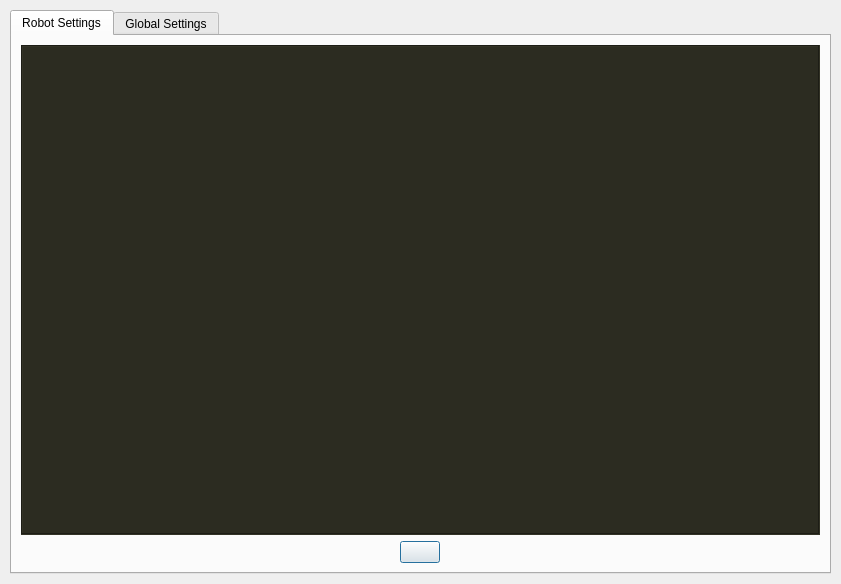
<?xml version="1.0" encoding="UTF-8"?>
<ui version="4.0">
 <class>setup_dialog</class>
 <widget class="QWidget" name="setup_dialog">
  <property name="windowModality">
   <enum>Qt::WindowModal</enum>
  </property>
  <property name="geometry">
   <rect>
    <x>0</x>
    <y>0</y>
    <width>841</width>
    <height>584</height>
   </rect>
  </property>
  <property name="sizePolicy">
   <sizepolicy hsizetype="Preferred" vsizetype="Preferred">
    <horstretch>0</horstretch>
    <verstretch>0</verstretch>
   </sizepolicy>
  </property>
  <property name="minimumSize">
   <size>
    <width>0</width>
    <height>0</height>
   </size>
  </property>
  <property name="windowTitle">
   <string>Setup Virtual Robot Environment</string>
  </property>
  <layout class="QGridLayout" name="gridLayout">
   <property name="sizeConstraint">
    <enum>QLayout::SetNoConstraint</enum>
   </property>
   <property name="leftMargin">
    <number>10</number>
   </property>
   <property name="topMargin">
    <number>10</number>
   </property>
   <property name="rightMargin">
    <number>10</number>
   </property>
   <property name="bottomMargin">
    <number>10</number>
   </property>
   <property name="spacing">
    <number>10</number>
   </property>
   <item row="0" column="0">
    <layout class="QGridLayout" name="gridLayout_3">
     <item row="0" column="0">
      <widget class="QTabWidget" name="tabWidget">
       <property name="currentIndex">
        <number>0</number>
       </property>
       <widget class="QWidget" name="tab_1">
        <attribute name="title">
         <string>Robot Settings</string>
        </attribute>
        <layout class="QGridLayout" name="gridLayout_2">
         <item row="0" column="0">
          <layout class="QVBoxLayout" name="verticalLayout_3">
           <item>
            <widget class="QListWidget" name="robot_list_widget">
             <property name="maximumSize">
              <size>
               <width>800</width>
               <height>16777215</height>
              </size>
             </property>
             <property name="styleSheet">
              <string notr="true">background-color: rgb(44, 44, 33);</string>
             </property>
             <property name="frameShape">
              <enum>QFrame::Box</enum>
             </property>
             <property name="frameShadow">
              <enum>QFrame::Sunken</enum>
             </property>
             <property name="dragDropOverwriteMode">
              <bool>true</bool>
             </property>
             <property name="dragDropMode">
              <enum>QAbstractItemView::DragOnly</enum>
             </property>
             <property name="movement">
              <enum>QListView::Free</enum>
             </property>
             <property name="resizeMode">
              <enum>QListView::Adjust</enum>
             </property>
            </widget>
           </item>
           <item>
            <layout class="QHBoxLayout" name="buttom_layout">
             <property name="sizeConstraint">
              <enum>QLayout::SetNoConstraint</enum>
             </property>
             <item>
              <widget class="QPushButton" name="new_button">
               <property name="sizePolicy">
                <sizepolicy hsizetype="Preferred" vsizetype="Preferred">
                 <horstretch>0</horstretch>
                 <verstretch>0</verstretch>
                </sizepolicy>
               </property>
               <property name="maximumSize">
                <size>
                 <width>40</width>
                 <height>40</height>
                </size>
               </property>
               <property name="tabletTracking">
                <bool>false</bool>
               </property>
               <property name="focusPolicy">
                <enum>Qt::ClickFocus</enum>
               </property>
               <property name="contextMenuPolicy">
                <enum>Qt::NoContextMenu</enum>
               </property>
               <property name="layoutDirection">
                <enum>Qt::LeftToRight</enum>
               </property>
               <property name="text">
                <string/>
               </property>
               <property name="icon">
                <iconset>
                 <normaloff>../resource/icons/newrobot.png</normaloff>../resource/icons/newrobot.png</iconset>
               </property>
               <property name="iconSize">
                <size>
                 <width>40</width>
                 <height>40</height>
                </size>
               </property>
               <property name="autoRepeatDelay">
                <number>300</number>
               </property>
               <property name="autoDefault">
                <bool>true</bool>
               </property>
               <property name="default">
                <bool>true</bool>
               </property>
               <property name="flat">
                <bool>false</bool>
               </property>
              </widget>
             </item>
            </layout>
           </item>
          </layout>
         </item>
        </layout>
       </widget>
       <widget class="QWidget" name="tab_3">
        <attribute name="title">
         <string>Global Settings</string>
        </attribute>
        <widget class="QGroupBox" name="groupBox">
         <property name="geometry">
          <rect>
           <x>10</x>
           <y>10</y>
           <width>321</width>
           <height>81</height>
          </rect>
         </property>
         <property name="title">
          <string>Joystick Type</string>
         </property>
         <widget class="QWidget" name="layoutWidget">
          <property name="geometry">
           <rect>
            <x>10</x>
            <y>30</y>
            <width>301</width>
            <height>41</height>
           </rect>
          </property>
          <layout class="QHBoxLayout" name="horizontalLayout_5">
           <item>
            <widget class="QRadioButton" name="logitech_joy_radio">
             <property name="text">
              <string>LOGITECH</string>
             </property>
             <property name="checked">
              <bool>true</bool>
             </property>
            </widget>
           </item>
           <item>
            <widget class="QRadioButton" name="xbox_joy_radio">
             <property name="text">
              <string>XBOX</string>
             </property>
            </widget>
           </item>
           <item>
            <widget class="QRadioButton" name="joy_off_radio">
             <property name="text">
              <string>OFF</string>
             </property>
            </widget>
           </item>
          </layout>
         </widget>
        </widget>
        <widget class="QGroupBox" name="groupBox_2">
         <property name="geometry">
          <rect>
           <x>340</x>
           <y>10</y>
           <width>181</width>
           <height>81</height>
          </rect>
         </property>
         <property name="title">
          <string>Victim Detection</string>
         </property>
         <widget class="QWidget" name="layoutWidget_2">
          <property name="geometry">
           <rect>
            <x>10</x>
            <y>30</y>
            <width>161</width>
            <height>41</height>
           </rect>
          </property>
          <layout class="QHBoxLayout" name="horizontalLayout_6">
           <item>
            <widget class="QRadioButton" name="victim_on_radio">
             <property name="text">
              <string>ON</string>
             </property>
             <property name="checked">
              <bool>true</bool>
             </property>
            </widget>
           </item>
           <item>
            <widget class="QRadioButton" name="victim_off_radio">
             <property name="text">
              <string>OFF</string>
             </property>
            </widget>
           </item>
          </layout>
         </widget>
        </widget>
        <widget class="QGroupBox" name="groupBox_3">
         <property name="geometry">
          <rect>
           <x>530</x>
           <y>10</y>
           <width>271</width>
           <height>81</height>
          </rect>
         </property>
         <property name="title">
          <string>Navigation Method</string>
         </property>
         <widget class="QWidget" name="layoutWidget_3">
          <property name="geometry">
           <rect>
            <x>10</x>
            <y>30</y>
            <width>251</width>
            <height>41</height>
           </rect>
          </property>
          <layout class="QHBoxLayout" name="horizontalLayout_7">
           <item>
            <widget class="QRadioButton" name="nav_teb_radio">
             <property name="text">
              <string>Teb</string>
             </property>
             <property name="checked">
              <bool>true</bool>
             </property>
            </widget>
           </item>
           <item>
            <widget class="QRadioButton" name="nav_fn_radio">
             <property name="text">
              <string>NavFn</string>
             </property>
            </widget>
           </item>
          </layout>
         </widget>
        </widget>
        <widget class="QGroupBox" name="groupBox_4">
         <property name="geometry">
          <rect>
           <x>10</x>
           <y>100</y>
           <width>511</width>
           <height>81</height>
          </rect>
         </property>
         <property name="title">
          <string>Exploration Method</string>
         </property>
         <widget class="QWidget" name="layoutWidget_4">
          <property name="geometry">
           <rect>
            <x>10</x>
            <y>30</y>
            <width>491</width>
            <height>41</height>
           </rect>
          </property>
          <layout class="QHBoxLayout" name="horizontalLayout_8">
           <item>
            <widget class="QRadioButton" name="explore_lite_radio">
             <property name="text">
              <string>Explore Lite</string>
             </property>
             <property name="checked">
              <bool>true</bool>
             </property>
            </widget>
           </item>
           <item>
            <widget class="QRadioButton" name="frontier_explore_radio">
             <property name="text">
              <string>Frontier Base</string>
             </property>
            </widget>
           </item>
           <item>
            <widget class="QRadioButton" name="random_walk_radio">
             <property name="text">
              <string>Random Walk</string>
             </property>
            </widget>
           </item>
          </layout>
         </widget>
        </widget>
        <widget class="QGroupBox" name="groupBox_5">
         <property name="geometry">
          <rect>
           <x>10</x>
           <y>190</y>
           <width>791</width>
           <height>71</height>
          </rect>
         </property>
         <property name="title">
          <string>SLAM Parameters</string>
         </property>
         <widget class="QWidget" name="layoutWidget_5">
          <property name="geometry">
           <rect>
            <x>10</x>
            <y>30</y>
            <width>771</width>
            <height>32</height>
           </rect>
          </property>
          <layout class="QHBoxLayout" name="horizontalLayout">
           <item>
            <widget class="QLabel" name="label">
             <property name="maximumSize">
              <size>
               <width>16777215</width>
               <height>30</height>
              </size>
             </property>
             <property name="text">
              <string>Map Width</string>
             </property>
            </widget>
           </item>
           <item>
            <widget class="QLineEdit" name="map_width_text"/>
           </item>
           <item>
            <widget class="QLabel" name="label_2">
             <property name="maximumSize">
              <size>
               <width>16777215</width>
               <height>50</height>
              </size>
             </property>
             <property name="text">
              <string>Map Height</string>
             </property>
            </widget>
           </item>
           <item>
            <widget class="QLineEdit" name="map_height_text"/>
           </item>
           <item>
            <widget class="QLabel" name="label_3">
             <property name="maximumSize">
              <size>
               <width>16777215</width>
               <height>30</height>
              </size>
             </property>
             <property name="text">
              <string>Scan Topic</string>
             </property>
            </widget>
           </item>
           <item>
            <widget class="QLineEdit" name="scan_topic_text"/>
           </item>
          </layout>
         </widget>
        </widget>
       </widget>
      </widget>
     </item>
    </layout>
   </item>
  </layout>
 </widget>
 <resources/>
 <connections/>
</ui>
